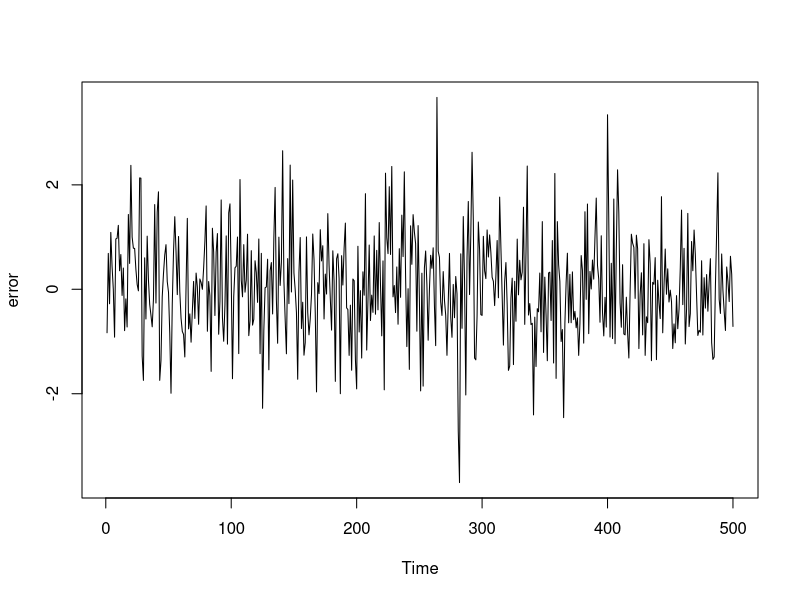
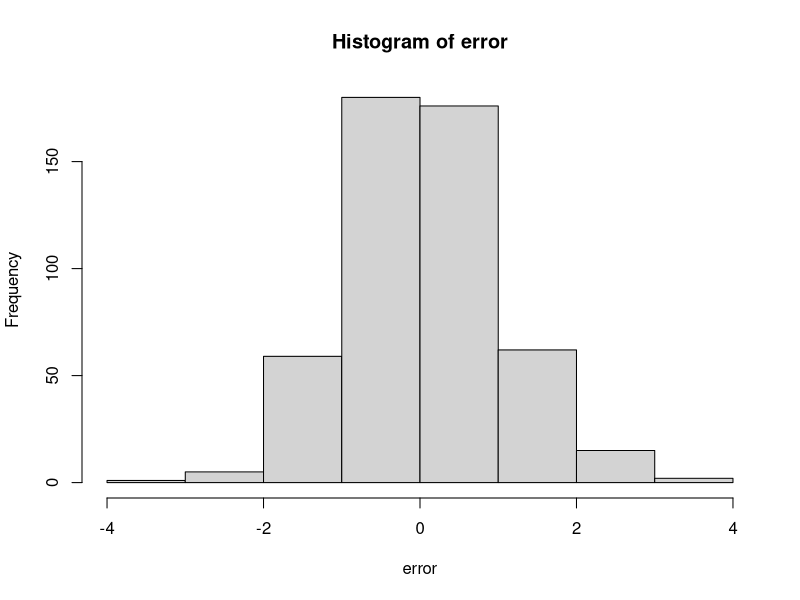
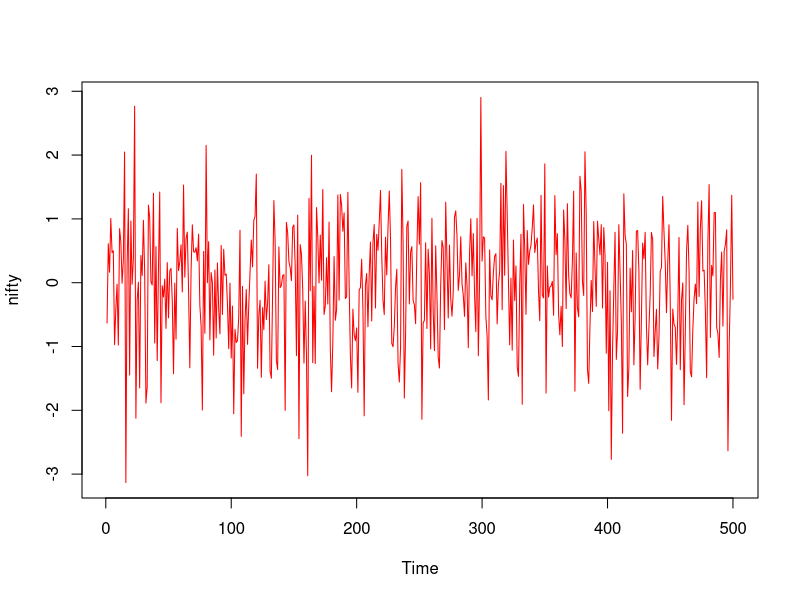
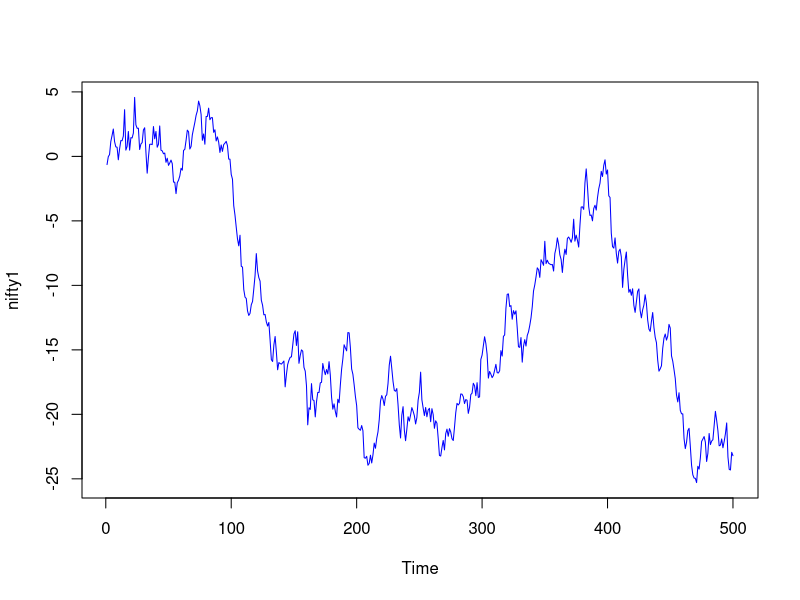
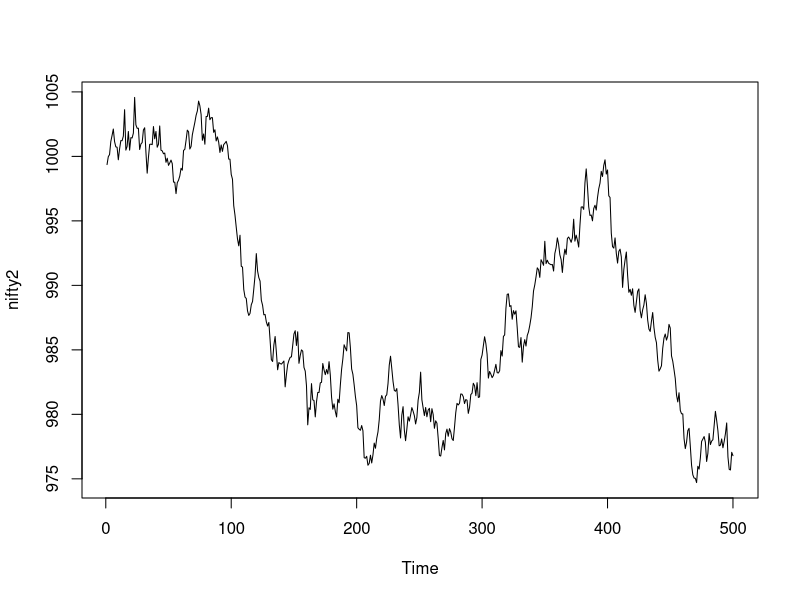
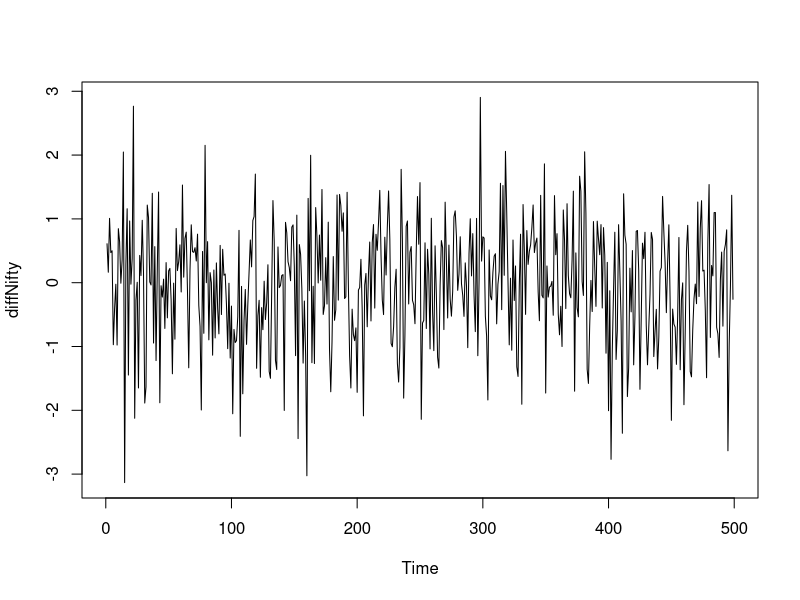
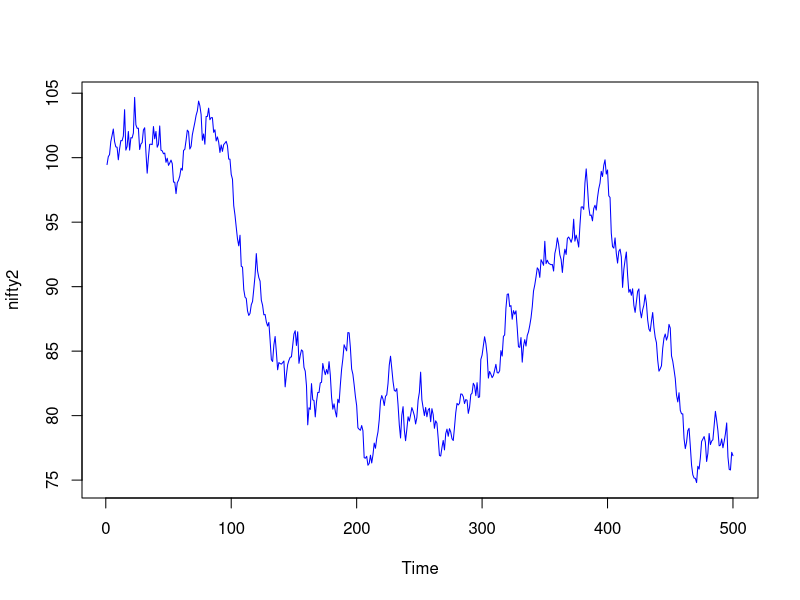
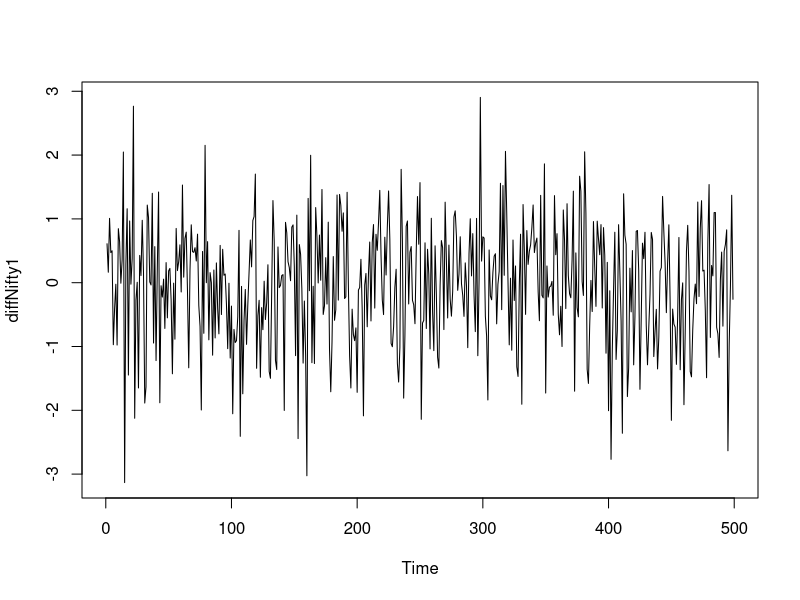

Write R code to recreate these figures, in order.

error<-rnorm(500)
mean(error)
plot.ts(error)
hist(error)


nifty<-rnorm(500)
nifty21<-rnorm(501:1000)
mean(nifty)
var(nifty)
plot.ts(nifty, col="red")

##RW non stationary
nifty1<-cumsum(nifty) ##Y0=0 and sum of random error
plot.ts(nifty1, col="blue")

##RW non stationary, Initial value is 1000
nifty2<-1000+cumsum(nifty)
plot.ts(nifty2)

##RW stationary
diffNifty<-diff(nifty2, differences=1)
plot.ts(diffNifty)


##RW with drift(alpha) non stationary
nifty2<-0.1+100+cumsum(nifty) #Y0=100, alpha=0.1
plot.ts(nifty2, col="blue")


##RW with drift(alpha) stationary
#nifty5<-0.1+100+cumsum(nifty) #Y0=100, alpha=0.1
diffNifty1<-diff(nifty2, differences=1)
plot.ts(diffNifty1)

##Deteministic Trend without drift non stationary
time<-1:5000
nifty3<-10+0.5*time+nifty1 #Y0=10, beta=0.5
plot.ts(nifty3, col="blue")

##Deteministic Trend without drift stationary
time<-1:500
nifty6<-10+0.5*time+nifty1  #Y0=10, beta=0.5
diffNifty2<-diff(nifty6, differences=1)
plot.ts(diffNifty2, col="blue")


##RW with Deteministic Trend with drift non staionary
time<-1:500
nifty4<-10+0.1+0.5*time+nifty1 #Y0=10, alpha=0.1, beta=0.5
plot.ts(nifty4, col="blue")

##RW with Deteministic Trend with drift stationary
time<-1:500
nifty7<-10+0.1+0.5*time+nifty1 #Y0=10, alpha=0.1, beta=0.5
diffNifty3<-diff(nifty6, 1)
plot.ts(diffNifty3, col="blue")



##When two stationary series
nifty2<-1000+cumsum(nifty)
nifty22<-10+cumsum(nifty21)

mean(nifty2)
mean(nifty22) 

var(nifty2)
var(nifty22)

nifty2M<-as.matrix(nifty2)
cov(x=nifty2M, y=NULL, method="pearson")

nifty22M<-as.matrix(nifty22)
cov(x=nifty22M, y=NULL, method="pearson")

modelNifty<-lm(nifty2~nifty22)
summary(modelNifty)

##Taking Diff
diffNifty23<-diff(nifty22, differences=1)
diffNifty<-diff(nifty2, differences=1)

mean(diffNifty23)
mean(diffNifty)

var(diffNifty23)
var(diffNifty)

diffNifty23M<-as.matrix(diffNifty23)
cov(x=diffNifty23M, y=NULL, method="pearson")

diffNiftyM<-as.matrix(diffNifty)
cov(x=diffNiftyM, y=NULL, method="pearson")

modelNifty1<-lm(diffNifty~diffNifty23)
summary(modelNifty1)

